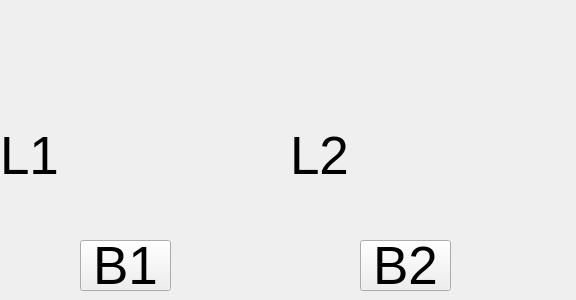
<?xml version="1.0" encoding="UTF-8"?>
<ui version="4.0">
 <class>myWidget</class>
 <widget class="QWidget" name="myWidget">
  <property name="geometry">
   <rect>
    <x>0</x>
    <y>0</y>
    <width>576</width>
    <height>300</height>
   </rect>
  </property>
  <property name="windowTitle">
   <string>Form</string>
  </property>
  <widget class="QLabel" name="label1">
   <property name="geometry">
    <rect>
     <x>0</x>
     <y>130</y>
     <width>231</width>
     <height>51</height>
    </rect>
   </property>
   <property name="font">
    <font>
     <pointsize>40</pointsize>
    </font>
   </property>
   <property name="lineWidth">
    <number>4</number>
   </property>
   <property name="text">
    <string>L1</string>
   </property>
  </widget>
  <widget class="QLabel" name="label2">
   <property name="geometry">
    <rect>
     <x>290</x>
     <y>130</y>
     <width>261</width>
     <height>51</height>
    </rect>
   </property>
   <property name="font">
    <font>
     <pointsize>40</pointsize>
    </font>
   </property>
   <property name="lineWidth">
    <number>4</number>
   </property>
   <property name="text">
    <string>L2</string>
   </property>
  </widget>
  <widget class="QPushButton" name="button1">
   <property name="geometry">
    <rect>
     <x>80</x>
     <y>240</y>
     <width>91</width>
     <height>51</height>
    </rect>
   </property>
   <property name="font">
    <font>
     <pointsize>40</pointsize>
    </font>
   </property>
   <property name="text">
    <string>B1</string>
   </property>
  </widget>
  <widget class="QPushButton" name="button2">
   <property name="geometry">
    <rect>
     <x>360</x>
     <y>240</y>
     <width>91</width>
     <height>51</height>
    </rect>
   </property>
   <property name="font">
    <font>
     <pointsize>40</pointsize>
    </font>
   </property>
   <property name="text">
    <string>B2</string>
   </property>
  </widget>
 </widget>
 <resources/>
 <connections/>
</ui>
